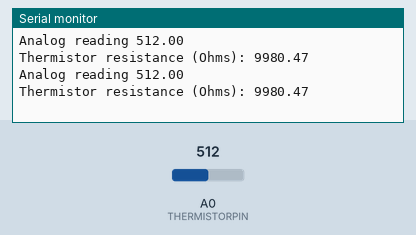
This sketch was run on a simulated Arduino Uno, built with avr-gcc and run on an emulated ATmega328P. Parts: the last lines printed to the serial monitor. The inputs (shaded band) are chosen by the test bench; at power-on: A0 (THERMISTORPIN) = 512.

Above: at 1.8 s.
1.9 s: A0 (THERMISTORPIN) set to 0
At 2.8 s:
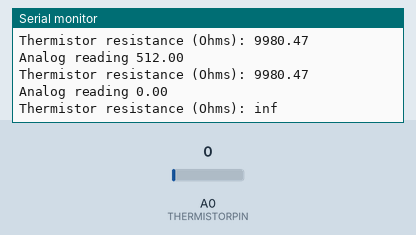
4.5 s: A0 (THERMISTORPIN) set to 122
At 5.8 s:
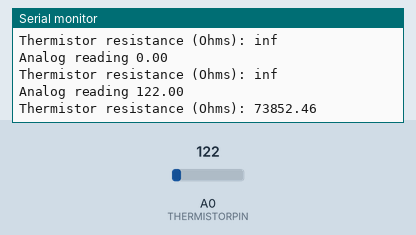
Timing chart, 0 to 7.5 s (numbered marks = the images above; inputs shaded):
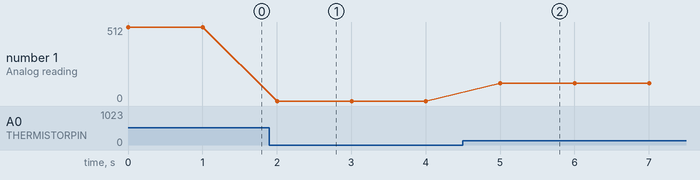

Measured:
- after the input at 1.9 s, the serial monitor: prints a new line after 0.10 s (image 1)
- after the input at 4.5 s, the serial monitor: prints a new line after 0.51 s (image 2)
- plotted number 1: 512 → 0 after the input at 1.9 s, 0 → 122 after the input at 4.5 s

The sketch:

Buta-Temp-Sensor-Simple.ino
```cpp
#define SERIESRESISTOR 10000

// What pin to connect the sensor to
#define THERMISTORPIN A0

void setup(void) {
  Serial.begin(9600);
}

void loop(void) {
  float reading;

  reading = analogRead(THERMISTORPIN);

  Serial.print("Analog reading ");
  Serial.println(reading);

  // convert the value to resistance
  reading = (1023 - reading)/reading;   // (1023-ADC)/ADC
  reading = reading * SERIESRESISTOR;   // *R2

  Serial.print("Thermistor resistance (Ohms): ");
  Serial.println(reading);

  delay(1000);
}
```
